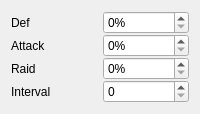
        <widget class="QWidget" name="TroopRecruitConfigPage2_2">
         <attribute name="title">
          <string>Weak</string>
         </attribute>
         <layout class="QGridLayout" name="gridLayout_9" rowstretch="0,0,0,0,0">
          <property name="verticalSpacing">
           <number>0</number>
          </property>
          <item row="0" column="1">
           <widget class="QSpinBox" name="RecruitProbDefWeak">
            <property name="toolTip">
             <string>&lt;html&gt;&lt;head/&gt;&lt;body&gt;&lt;p&gt;Percentage values &lt;span style=&quot; font-weight:600;&quot;&gt;[Def, Attack, Raid&lt;/span&gt;] must sum to 100&lt;/p&gt;&lt;/body&gt;&lt;/html&gt;</string>
            </property>
            <property name="suffix">
             <string>%</string>
            </property>
            <property name="maximum">
             <number>100</number>
            </property>
           </widget>
          </item>
          <item row="1" column="1">
           <widget class="QSpinBox" name="RecruitProbAttackWeak">
            <property name="toolTip">
             <string>&lt;html&gt;&lt;head/&gt;&lt;body&gt;&lt;p&gt;Percentage values &lt;span style=&quot; font-weight:600;&quot;&gt;[Def, Attack, Raid&lt;/span&gt;] must sum to 100&lt;/p&gt;&lt;/body&gt;&lt;/html&gt;</string>
            </property>
            <property name="suffix">
             <string>%</string>
            </property>
            <property name="maximum">
             <number>100</number>
            </property>
           </widget>
          </item>
          <item row="4" column="1">
           <widget class="QSpinBox" name="RecruitIntervalWeak">
            <property name="maximum">
             <number>65535</number>
            </property>
           </widget>
          </item>
          <item row="0" column="0">
           <widget class="QLabel" name="label_71">
            <property name="text">
             <string>Def</string>
            </property>
           </widget>
          </item>
          <item row="4" column="0">
           <widget class="QLabel" name="label_45">
            <property name="text">
             <string>Interval</string>
            </property>
           </widget>
          </item>
          <item row="2" column="0">
           <widget class="QLabel" name="label_41">
            <property name="text">
             <string>Raid</string>
            </property>
           </widget>
          </item>
          <item row="1" column="0">
           <widget class="QLabel" name="label_68">
            <property name="text">
             <string>Attack</string>
            </property>
           </widget>
          </item>
          <item row="2" column="1">
           <widget class="QSpinBox" name="RecruitProbRaidWeak">
            <property name="toolTip">
             <string>&lt;html&gt;&lt;head/&gt;&lt;body&gt;&lt;p&gt;Percentage values &lt;span style=&quot; font-weight:600;&quot;&gt;[Def, Attack, Raid&lt;/span&gt;] must sum to 100&lt;/p&gt;&lt;/body&gt;&lt;/html&gt;</string>
            </property>
            <property name="suffix">
             <string>%</string>
            </property>
            <property name="maximum">
             <number>100</number>
            </property>
           </widget>
          </item>
         </layout>
        </widget>
